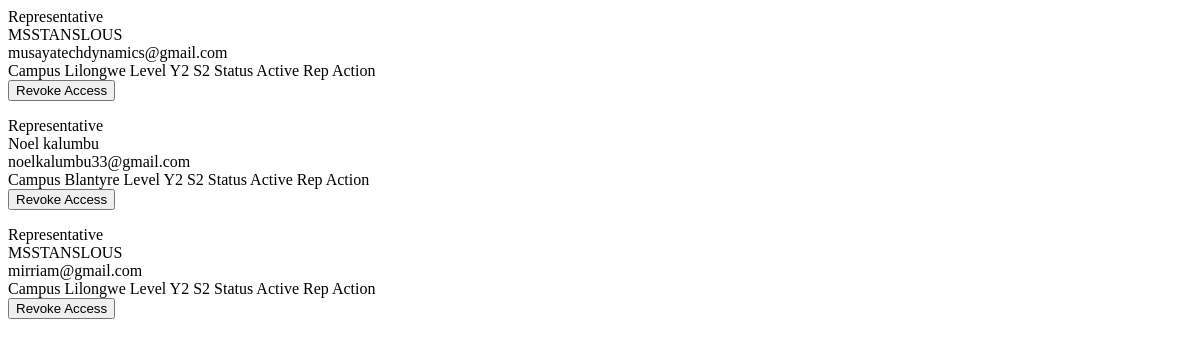
The page /admin/table/reps (signed in) on the database as committed earlier.
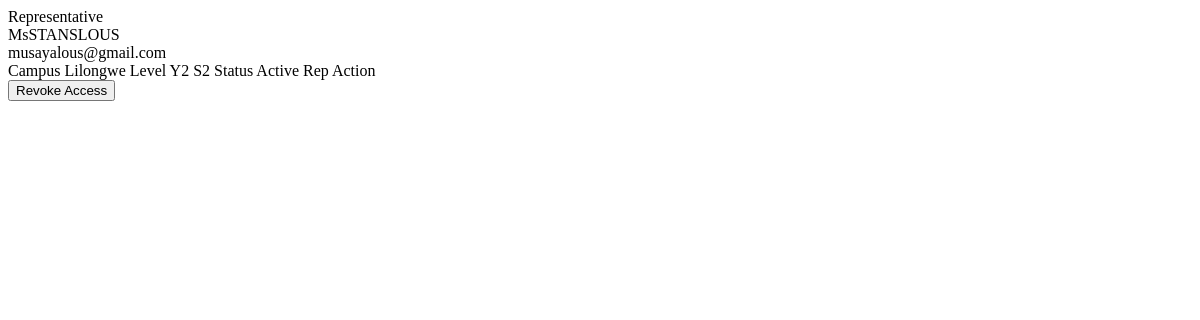
The same page on the database as committed later.
### app/models.py (models this page shows)
class User(db.Model, UserMixin):
    id = db.Column(db.Integer, primary_key=True)
    full_name = db.Column(db.String(100), nullable=False)
    email = db.Column(db.String(120), unique=True, nullable=False)
    password_hash = db.Column(db.String(128), nullable=False)
    campus = db.Column(db.String(50), nullable=False)
    student_id = db.Column(db.String(20), nullable=True)
    phone_number = db.Column(db.String(15), nullable=True)
    year = db.Column(db.Integer, default=1)
    semester = db.Column(db.Integer, default=1)
    program_id = db.Column(db.Integer, db.ForeignKey('program.id'), nullable=False)
    is_approved = db.Column(db.Boolean, default=False)
    is_class_rep = db.Column(db.Boolean, default=False)
    is_admin = db.Column(db.Boolean, default=False)
    created_at = db.Column(db.DateTime, default=datetime.utcnow)
    theme_preference = db.Column(db.String(20), default='light')  # 'light' or 'dark'
    language_preference = db.Column(db.String(10), default='en')  # 'en' for now
    is_active = db.Column(db.Boolean, default=True)  # soft delete flag

### app/core/routes.py (the view)
@core.route('/admin/table/reps')
@login_required
def admin_reps_table():
    if not current_user.is_admin:
        abort(403)
    page = request.args.get('page', 1, type=int)
    per_page = 10
    users = User.query.filter_by(is_class_rep=True, is_admin=False)
    paginated = paginate_query(users, page, per_page)
    return render_template('core/admin/_reps_table_body.html',
                           users=paginated['items'],
                           page=paginated['page'],
                           pages=paginated['pages'])

### app/__init__.py (called while the page is built)
@login_manager.user_loader
def load_user(user_id):
    return User.query.get(int(user_id))

### app/core/routes.py (called while the page is built)
def paginate_query(query, page=1, per_page=10):
    total = query.count()
    items = query.offset((page - 1) * per_page).limit(per_page).all()
    return {
        'items': items,
        'total': total,
        'page': page,
        'per_page': per_page,
        'pages': (total + per_page - 1) // per_page if total > 0 else 1
    }

### app/templates/core/admin/_reps_table_body.html (shortened to what this page needs)
{% for user in users if user.is_class_rep and not user.is_admin %}
<tr class="block sm:table-row hover:bg-[#faf8f5] transition-colors border-b sm:border-b-0 border-[#f0ebe3] mb-4 sm:mb-0 rounded-xl sm:rounded-none shadow-sm sm:shadow-none">
    <td class="block sm:table-cell px-6 py-4 whitespace-nowrap">
        <span class="sm:hidden text-[10px] font-bold text-[#b5aaa0] uppercase tracking-wider block">Representative</span>
        <div class="font-bold text-[#1a1a1a]">{{ user.full_name }}</div>
        <div class="text-[#b5aaa0] text-xs mt-0.5">{{ user.email }}</div>
    </td>
    <td class="block sm:table-cell px-6 py-4 whitespace-nowrap">
        <span class="sm:hidden text-[10px] font-bold text-[#b5aaa0] uppercase tracking-wider block">Campus</span>
        <span class="text-[#5a5248] font-semibold text-xs uppercase tracking-wide">{{ user.campus or 'N/A' }}</span>
    </td>
    <td class="block sm:table-cell px-6 py-4 whitespace-nowrap">
        <span class="sm:hidden text-[10px] font-bold text-[#b5aaa0] uppercase tracking-wider block">Level</span>
        <span class="font-mono text-[#6b5e50] font-black text-xs bg-[#f5f2ec] px-2 py-0.5 rounded border border-[#ede8e0]">Y{{ user.year }} S{{ user.semester }}</span>
    </td>
    <td class="block sm:table-cell px-6 py-4 whitespace-nowrap">
        <span class="sm:hidden text-[10px] font-bold text-[#b5aaa0] uppercase tracking-wider block">Status</span>
        <span class="inline-flex items-center gap-1 text-[#6b5e50] bg-[#f5f2ec] border border-[#ede8e0] px-2.5 py-1 rounded-md text-[10px] font-bold uppercase tracking-wide">
            Active Rep
        </span>
    </td>
    <td class="block sm:table-cell px-6 py-4 text-right whitespace-nowrap">
        <span class="sm:hidden text-[10px] font-bold text-[#b5aaa0] uppercase tracking-wider block">Action</span>
        <form action="{{ url_for('core.remove_rep', user_id=user.id) }}" method="POST" class="admin-action-form" data-shimmer="Revoking Representative Access Rights...">
            <button type="submit" class="text-[11px] font-bold text-rose-500 hover:text-rose-700 underline underline-offset-4 decoration-rose-200 transition-colors cursor-pointer">
                Revoke Access
            </button>
        </form>
    </td>
</tr>
{% endfor %}

Rows that differ between the two databases and show on the page:
removed User: full_name "Noel kalumbu", email "noelkalumbu33@gmail.com", campus "Blantyre", year "2", semester "2"
removed User: full_name "MSSTANSLOUS", email "mirriam@gmail.com", campus "Lilongwe", year "2", semester "2"
changed User "Lilongwe": full_name "MSSTANSLOUS" → "MsSTANSLOUS"; email "musayatechdynamics@gmail.com" → "musayalous@gmail.com"
